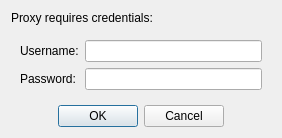
<?xml version="1.0" encoding="UTF-8"?>
<ui version="4.0">
 <class>CredentialDialog</class>
 <widget class="QDialog" name="CredentialDialog">
  <property name="windowModality">
   <enum>Qt::ApplicationModal</enum>
  </property>
  <property name="geometry">
   <rect>
    <x>0</x>
    <y>0</y>
    <width>282</width>
    <height>130</height>
   </rect>
  </property>
  <property name="windowTitle">
   <string>Proxy security</string>
  </property>
  <property name="modal">
   <bool>true</bool>
  </property>
  <layout class="QVBoxLayout" name="verticalLayout">
   <item>
    <widget class="QLabel" name="label_3">
     <property name="focusPolicy">
      <enum>Qt::TabFocus</enum>
     </property>
     <property name="accessibleName">
      <string/>
     </property>
     <property name="text">
      <string>Proxy requires credentials:</string>
     </property>
    </widget>
   </item>
   <item>
    <widget class="QWidget" name="widget" native="true">
     <layout class="QFormLayout" name="formLayout_2">
      <property name="fieldGrowthPolicy">
       <enum>QFormLayout::AllNonFixedFieldsGrow</enum>
      </property>
      <item row="1" column="0">
       <widget class="QLabel" name="label_2">
        <property name="focusPolicy">
         <enum>Qt::TabFocus</enum>
        </property>
        <property name="accessibleName">
         <string>Proxy credential password</string>
        </property>
        <property name="text">
         <string>Password:</string>
        </property>
       </widget>
      </item>
      <item row="1" column="1">
       <widget class="QLineEdit" name="password">
        <property name="echoMode">
         <enum>QLineEdit::Password</enum>
        </property>
       </widget>
      </item>
      <item row="0" column="0">
       <widget class="QLabel" name="label">
        <property name="focusPolicy">
         <enum>Qt::TabFocus</enum>
        </property>
        <property name="accessibleName">
         <string>Proxy credential username</string>
        </property>
        <property name="text">
         <string>Username:</string>
        </property>
       </widget>
      </item>
      <item row="0" column="1">
       <widget class="QLineEdit" name="user"/>
      </item>
     </layout>
    </widget>
   </item>
   <item>
    <widget class="QDialogButtonBox" name="buttonBox">
     <property name="accessibleName">
      <string/>
     </property>
     <property name="layoutDirection">
      <enum>Qt::LeftToRight</enum>
     </property>
     <property name="standardButtons">
      <set>QDialogButtonBox::Cancel|QDialogButtonBox::Ok</set>
     </property>
     <property name="centerButtons">
      <bool>true</bool>
     </property>
    </widget>
   </item>
  </layout>
 </widget>
 <tabstops>
  <tabstop>user</tabstop>
  <tabstop>password</tabstop>
 </tabstops>
 <resources/>
 <connections/>
</ui>
